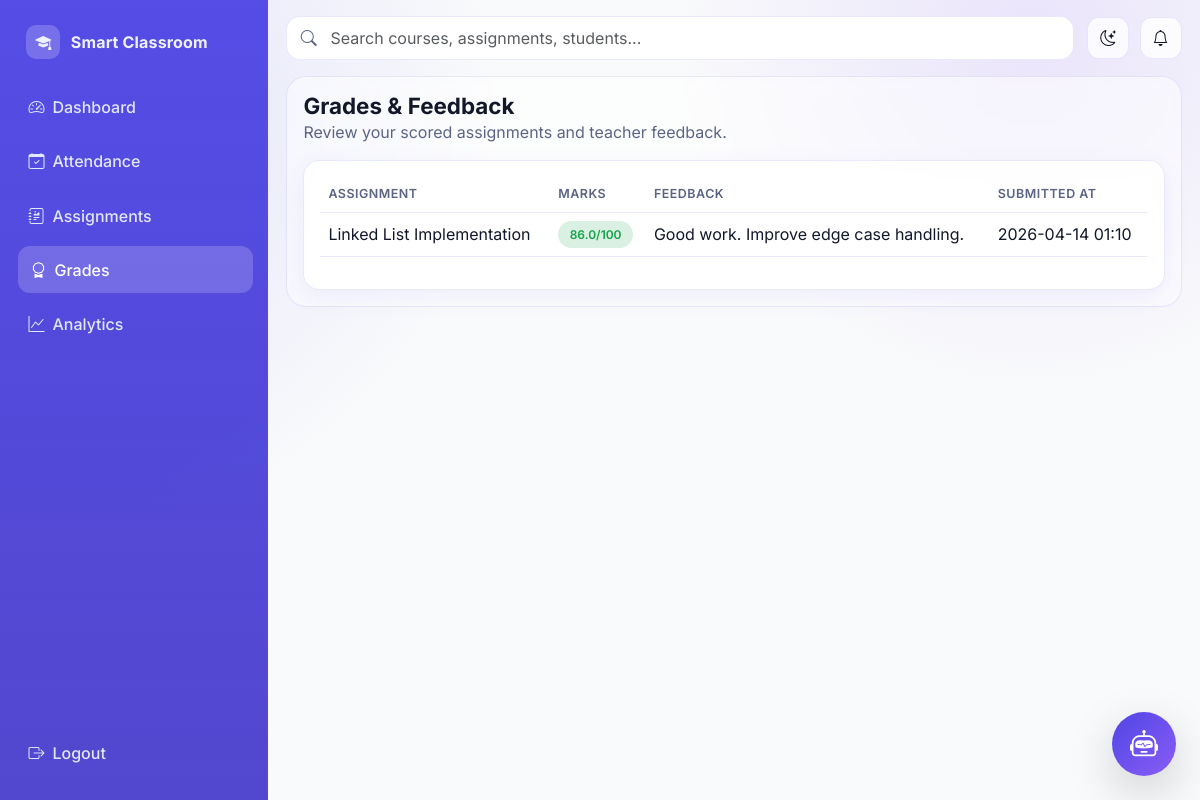
The app's page /student/grades (signed in) with its own data.
### models/__init__.py (models this page shows, shortened)
class Submission(db.Model):
    id = db.Column(db.Integer, primary_key=True)
    assignment_id = db.Column(db.Integer, db.ForeignKey("assignment.id"), nullable=False)
    student_id = db.Column(db.Integer, db.ForeignKey("student_profile.user_id"), nullable=False)
    file_path = db.Column(db.String(255), nullable=False)
    submitted_at = db.Column(db.DateTime, default=lambda: datetime.now(timezone.utc), nullable=False)
    marks = db.Column(db.Float, nullable=True)
    feedback = db.Column(db.Text, nullable=True)
    __table_args__ = (
        db.UniqueConstraint("assignment_id", "student_id", name="unique_submission_per_assignment"),
    )

class Assignment(db.Model):
    id = db.Column(db.Integer, primary_key=True)
    teacher_id = db.Column(db.Integer, db.ForeignKey("teacher_profile.user_id"), nullable=False)
    title = db.Column(db.String(200), nullable=False)
    description = db.Column(db.Text, nullable=False)
    deadline = db.Column(db.DateTime, nullable=False)
    max_marks = db.Column(db.Integer, nullable=False)
    created_at = db.Column(db.DateTime, default=lambda: datetime.now(timezone.utc), nullable=False)
    submissions = db.relationship("Submission", backref="assignment", lazy=True, cascade="all, delete")

### routes/student_routes.py (the view)
@student_bp.route("/grades")
@login_required
@role_required("Student")
def grades():
    submissions = (
        Submission.query.filter_by(student_id=current_user.id)
        .filter(Submission.marks.isnot(None))
        .order_by(Submission.submitted_at.desc())
        .all()
    )
    return render_template("student/grades.html", submissions=submissions)

### app.py (called while the page is built)
def create_app():
    app = Flask(__name__)
    app.config.from_object(Config)
    os.makedirs(app.config["UPLOAD_FOLDER"], exist_ok=True)
    db.init_app(app)
    bcrypt.init_app(app)
    login_manager.init_app(app)
    csrf.init_app(app)
    register_blueprints(app)
    @app.context_processor
    def inject_globals():
        return {"app_name": "College Management System"}
    with app.app_context():
        db.create_all()
    return app

### models/__init__.py (called while the page is built)
@login_manager.user_loader
def load_user(user_id):
    return User.query.get(int(user_id))

### templates/student/grades.html
{% extends 'base.html' %} {% block title %} - Grades{% endblock %} {% block
content %}
<section class="page-header">
  <div>
    <h1 class="page-title">Grades & Feedback</h1>
    <p class="text-muted-soft mb-0">
      Review your scored assignments and teacher feedback.
    </p>
  </div>
</section>
<article class="app-card p-3">
  <div class="table-responsive">
    <table class="table">
      <thead>
        <tr>
          <th>Assignment</th>
          <th>Marks</th>
          <th>Feedback</th>
          <th>Submitted At</th>
        </tr>
      </thead>
      <tbody>
        {% for item in submissions %}
        <tr>
          <td>{{ item.assignment.title }}</td>
          <td>
            <span class="badge status-badge submitted"
              >{{ item.marks }}/{{ item.assignment.max_marks }}</span
            >
          </td>
          <td>{{ item.feedback or '-' }}</td>
          <td>{{ item.submitted_at.strftime('%Y-%m-%d %H:%M') }}</td>
        </tr>
        {% else %}
        <tr>
          <td colspan="4" class="text-center text-muted-soft">
            No grades available yet.
          </td>
        </tr>
        {% endfor %}
      </tbody>
    </table>
  </div>
</article>
{% endblock %}

### static/css/styles.css (style rules this page uses)
:root { --bg: #f9fafb; --surface: rgba(255, 255, 255, 0.78); --surface-solid: #ffffff; --surface-muted: #f3f5fb; --text: #12172a; --text-soft: #5b6484; --primary: #4f46e5; --primary-2: #6366f1; --accent: #8b5cf6; --success: #16a34a; --danger: #ef4444; --warning: #f59e0b; --border: rgba(99, 102, 241, 0.14); --shadow-sm: 0 8px 24px rgba(79, 70, 229, 0.08); --shadow-md: 0 18px 44px rgba(31, 41, 55, 0.12); --radius-sm: 12px; --radius-md: 16px; --radius-lg: 20px; --transition: 240ms ease-in-out; }
* { box-sizing: border-box; }
html, body { margin: 0; padding: 0; min-height: 100%; font-family: "Inter", "Poppins", "Segoe UI", sans-serif; font-size: 16px; color: var(--text); background: radial-gradient( circle at 5% 12%, rgba(99, 102, 241, 0.16), transparent 33% ), radial-gradient( circle at 86% 4%, rgba(139, 92, 246, 0.14), transparent 28% ), var(--bg); }
.glass-card, .card, .app-card { border: 1px solid var(--border); background: var(--surface); backdrop-filter: blur(12px); border-radius: var(--radius-md); box-shadow: var(--shadow-sm); transition: transform var(--transition), box-shadow var(--transition), border-color var(--transition); }
.page-header { display: flex; align-items: center; justify-content: space-between; gap: 1rem; margin-bottom: 1rem; }
.page-title { margin: 0; font-size: 1.4rem; font-weight: 700; }
.text-muted-soft { color: var(--text-soft); }
.table { --bs-table-bg: transparent; --bs-table-color: var(--text); }
.table > :not(caption) > * > * { border-bottom-color: var(--border); vertical-align: middle; }
.table thead th { color: var(--text-soft); font-weight: 600; text-transform: uppercase; letter-spacing: 0.04em; font-size: 0.78rem; }
.badge { border-radius: 999px; padding: 0.45rem 0.72rem; font-weight: 600; }
.status-badge.submitted, .badge-submitted { background: rgba(22, 163, 74, 0.16); color: #16a34a; }

### records on screen
Submission: assignment "Linked List Implementation", marks "86.0", assignment.max_marks "100", feedback "Good work. Improve edge case handling.", submitted_at "2026-04-14 01:10"

### other values on screen
{{ label }} "Dashboard" "Attendance" "Assignments" "Grades" "Analytics"
